Frame 1 (no input): blank canvas, image omitted
Frame 60 (the mouse pressed at the canvas centre just before this capture): blank canvas, image omitted
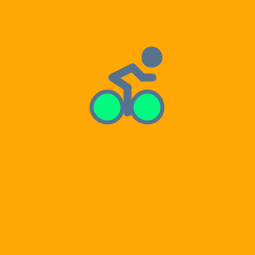
Frame 120 (the mouse held since frame 60 and released just before this capture)

The Processing sketch whose frames 1 and 60 were blank and that drew this single picture after the mouse press (run headless with seeded random() and noise(); from frame 60 on, the mouse is pressed at the canvas centre):

// Processing sketch: processing_166418
// ── processing_166418.pde

float pos = 15;
int relleno1 = 1;
void setup(){

size(255,255);
}

void draw() {
  background(255,167,3);
  fill(3,249,relleno1);
 
  stroke(#57728E);
  
   strokeWeight(4);
 ellipse(mouseX-20,mouseY-20,pos,pos);
 ellipse(mouseX+20,mouseY-20,pos,pos);
  strokeWeight(8);
 line(mouseX,mouseY-15,mouseX,mouseY-40);
 line(mouseX-15,mouseY-50,mouseX,mouseY-40);
  line(mouseX-15,mouseY-50,mouseX+5,mouseY-60);
   line(mouseX+5,mouseY-60,mouseX+15,mouseY-50);
    line(mouseX+15,mouseY-50,mouseX+25,mouseY-50);
    
    fill(#57728E);
    stroke(#57728E);
  
   strokeWeight(4);
   pos= 05+mouseY*0.1;
     ellipse(mouseX+25,mouseY-70,pos,pos);
 relleno1 = 1+mouseX;
 pos= 05+mouseY*0.2;
}
